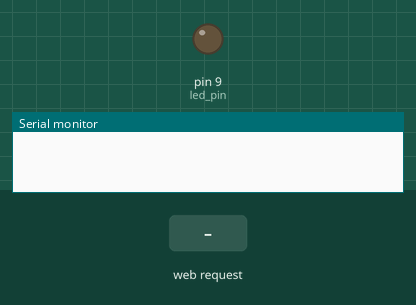
Bench run of a sketch on a simulated Arduino Uno, built for the host (arithmetic inside an expression is 32-bit, double 64-bit). Parts: output pins drawn as LEDs (lit = HIGH), the last lines printed to the serial monitor. Inputs (shaded band) come from the test bench. WiFi joins after 1.5 s; servers stay silent unless stated.

Above: at 1.2 s.
1.3 s: HTTP request GET /?LED=1 received
At 2.2 s:
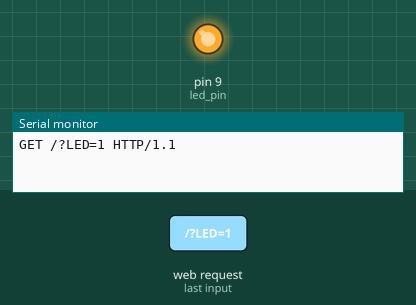
Timing chart, 0 to 4.3 s (numbered marks = the images above; inputs shaded):
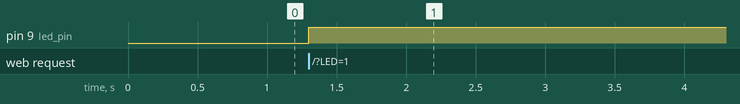

The sketch:

WebLED.ino
```cpp
#include <Ethernet.h> //이더넷쉴드
#include <SPI.h>      //서버와 통신하는 헤더파일
byte mac[] = {0xDE, 0xAD, 0xBE, 0xEF, 0xFE, 0xED};    //이더넷 쉴드의 MAC 주소
IPAddress ip(192, 168, 3, 40); //접속하기 위한 IP주소
EthernetServer server(80); //이더넷서버 포트(Web port)(웹페이지 로드를 위함)

String HTTP_reg; //서버에서 요구하는 값을 받는 문자변수.
boolean LED_status = 0; //0=LOW 1=HIGH
int led_pin = 9;

void setup() {
  pinMode(led_pin, OUTPUT);  //LED 출력모드 설정
  Ethernet.begin(mac, ip);   //이더넷 쉴드 장치 초기화
  Serial.begin(9600);
  server.begin();        //EthernetServer 초기화
}
void loop() {
  EthernetClient client = server.available(); //서버의 상태를 받음.
  if (client) {
    while (client.connected()) {
      if (client.available()) {
        char c = client.read(); //클라이언트의 바이트를 얻어옴.
        HTTP_reg += c;
        if (c == '\n') {    //c에 데이터가 모두 도착했을때
          client.println("HTTP/1.1 200 OK");          //웹사이트를 알려주는 헤더파일1
          client.println("Content-Type : text/html"); //2
          client.println("Connection : close");       //3
          client.println(); //줄바꿈

          //이더넷쉴드(Web)서버 -> 클라이언트로 보내는 내용(send Webpage)(브라우져에 뿌려줄 실제 내용)
          client.println("<!DOCTYPE html>");
          client.println("<html lang='ko'>");
          client.println("<head>");
          client.println("<meta charset='utf-8'>");
          client.println("<title>아두이노 + 이더넷쉴드</title>");
          client.println("</head>");
          client.println("<body>");
          client.println("<h1>IOT홈에서 LED제어하기</h1>");
          client.println("<form method='get'>");
          processCheckBox(client);
          client.println("</form>");
          client.println("</body>");
          client.println("</html>");
          Serial.print(HTTP_reg); //클라이언트로 받는값을 출력
          HTTP_reg = "";
          break;
        }
      }
    }
    delay(1);
    client.stop();
  }
}
void processCheckBox(EthernetClient eclient) {
  if (HTTP_reg.indexOf("LED=1")>-1) { //HTTP_reg에 값이 들어오면 indexOf
    if (LED_status) {
      LED_status = 0;
    } else {
      LED_status = 1;
    }
  }
  if (LED_status) {
    digitalWrite(led_pin, HIGH);
    eclient.println("<input type='checkbox' name='LED' value='1' onclick='submit();' checked />LED전등");
  } else {
    digitalWrite(led_pin, LOW);
    eclient.println("<input type='checkbox' name='LED' value='1' onclick='submit();' />LED전등");
  }
}
```

Measured:
- after the input at 1.3 s, pin 9 (led_pin): LOW → HIGH at once
